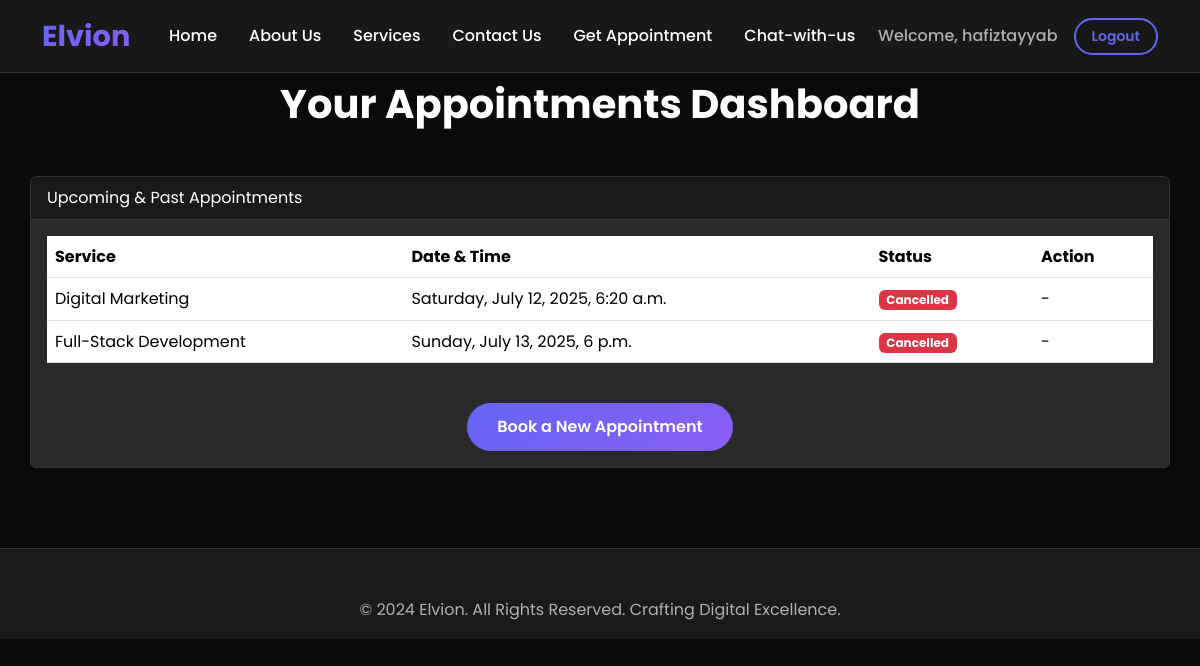
Screenshot of /appointments/dashboard/ (signed in) with the database file from the repository.
### appointments/models.py (models this page shows, shortened)
class Appointment(models.Model):
    user = models.ForeignKey(settings.AUTH_USER_MODEL, on_delete=models.CASCADE)
    time_slot = models.OneToOneField(TimeSlot, on_delete=models.CASCADE)
    service_type = models.CharField(max_length=100)
    notes = models.TextField(blank=True, null=True)
    booked_at = models.DateTimeField(auto_now_add=True)
    STATUS_CHOICES = [
        ('CONFIRMED', 'Confirmed'),
        ('CANCELLED', 'Cancelled'),
        ('COMPLETED', 'Completed'),
    ]
    status = models.CharField(max_length=10, choices=STATUS_CHOICES, default='CONFIRMED')
    class Meta:
        ordering = ['-time_slot__start_time']

class TimeSlot(models.Model):
    start_time = models.DateTimeField(unique=True)
    is_booked = models.BooleanField(default=False)
    class Meta:
        ordering = ['start_time']

### appointments/views.py (the view)
# urls.py: path('dashboard/', views.dashboard_view, name='dashboard'),
@login_required
def dashboard_view(request):
    user_appointments = Appointment.objects.filter(user=request.user).order_by('time_slot__start_time')
    context = {
        'appointments': user_appointments,
        'now': timezone.now()
    }
    return render(request, 'appointments/dashboard.html', context)

### appointments/templates/appointments/dashboard.html (shortened to what this page needs)
{% extends 'base.html' %}
{% load static %}
{% block content %}
<div class="container section">
    <h2 class="section-title">Your Appointments Dashboard</h2>
    <div class="card">
        <div class="card-header">
            Upcoming & Past Appointments
        </div>
        <div class="card-body">
            {% if appointments %}
            <div class="table-responsive">
                <table class="table table-hover">
                    <thead>
                        <tr>
                            <th>Service</th>
                            <th>Date & Time</th>
                            <th>Status</th>
                            <th>Action</th>
                        </tr>
                    </thead>
                    <tbody>
                        {% for appt in appointments %}
                        <tr>
                            <td>{{ appt.service_type }}</td>
                            <td>{{ appt.time_slot.start_time|date:"l, F j, Y, P" }}</td>
                            <td>
                                <span class="badge
                                    {% if appt.status == 'CANCELLED' %}bg-danger{% endif %}
                                    {% if appt.status == 'COMPLETED' %}bg-secondary{% endif %}">
                                    {{ appt.get_status_display }}
                                </span>
                            </td>
                            <td>
                                {% if appt.status == 'CONFIRMED' and appt.time_slot.start_time > now %}
                                <form method="post" action="{% url 'cancel_appointment' appt.id %}" onsubmit="return confirm('Are you sure you want to cancel this appointment?');">
                                    {% csrf_token %}
                                    <button type="submit" class="btn btn-danger btn-sm">Cancel</button>
                                </form>
                                {% else %}
                                -
                                {% endif %}
                            </td>
                        </tr>
                        {% endfor %}
                    </tbody>
                </table>
            </div>
            {% else %}
            <p class="text-center">You have no appointments booked.</p>
            {% endif %}
            <div class="text-center mt-4">
                <a href="{% url 'book_appointment' %}" class="btn btn-primary">Book a New Appointment</a>
            </div>
        </div>
    </div>
</div>
{% endblock %}

### templates/base.html (shortened to what this page needs)
{% load static %}
<!DOCTYPE html>
<html lang="en">
<head>
    <link href="https://cdn.jsdelivr.net/npm/bootstrap@5.3.3/dist/css/bootstrap.min.css" rel="stylesheet">
    <link rel="stylesheet" href="{% static 'css/style.css' %}">
    <link rel="stylesheet" href="https://cdnjs.cloudflare.com/ajax/libs/font-awesome/6.5.2/css/all.min.css">
    <link rel="stylesheet" href="https://cdnjs.cloudflare.com/ajax/libs/font-awesome/6.5.0/css/all.min.css">
    <link href="https://cdnjs.cloudflare.com/ajax/libs/aos/2.3.4/aos.css" rel="stylesheet">
</head>
<body>
    {% if not full_page %}
    <header>
        <nav class="navbar navbar-expand-lg fixed-top">
            <div class="container">
                <a class="navbar-brand" href="{% url 'home' %}">Elvion</a>
                <div class="collapse navbar-collapse" id="navbarNav">
                    <ul class="navbar-nav ms-auto">
                        <li class="nav-item"><a class="nav-link" href="{% url 'home' %}">Home</a></li>
                        <li class="nav-item"><a class="nav-link" href="{% url 'about_us' %}">About Us</a></li>
                        <li class="nav-item"><a class="nav-link" href="{% url 'services' %}">Services</a></li>
                        <li class="nav-item"><a class="nav-link" href="{% url 'contact_us' %}">Contact Us</a></li>
                        <li class="nav-item"><a class="nav-link" href="{% url 'get_appointment_page' %}">Get Appointment</a></li>
                        <li class="nav-item"><a class="nav-link" href="{% url 'chatbot' %}">Chat-with-us</a></li>
                    </ul>
                    <ul class="navbar-nav ms-auto">
                        {% if user.is_authenticated %}
                            <li class="nav-item d-flex align-items-center">
                                <span class="navbar-text me-3">Welcome, {{ user.username }}</span>
                                <form action="{% url 'logout' %}" method="post" class="d-inline">
                                    <button type="submit" class="btn btn-outline-primary btn-sm">Logout</button>
                                </form>
                            </li>
                        {% else %}
                            <li class="nav-item me-2"><a class="nav-link" href="{% url 'login' %}">Login</a></li>
                            <li class="nav-item"><a class="btn btn-primary" href="{% url 'signup' %}">Sign Up</a></li>
                        {% endif %}
                    </ul>
                </div>
            </div>
        </nav>
    </header>
    {% endif %}
    <main class="{% if not full_page %}{% else %}h-100{% endif %}">
        {% block content %}
        {% endblock %}
    </main>
    {% if not full_page %}
    <footer class="bg-dark text-white">
        <div class="container">
            <div class="footer-content">
                <p class="mb-0">© 2024 Elvion. All Rights Reserved. Crafting Digital Excellence.</p>
            </div>
        </div>
    </footer>
    {% endif %}
</body>
</html>

### static/css/style.css (style rules this page uses)
body { font-family: 'Poppins', sans-serif; }
.navbar-brand { font-size: 1.8rem; color: #0d6efd !important; }
.section { padding: 80px 0; }
.section-title { text-align: center; margin-bottom: 50px; font-weight: 600; }

### templates/base.html (style rules this page uses)
:root { --dark-bg: #0a0a0a; --dark-bg-secondary: #1a1a1a; --dark-bg-tertiary: #2a2a2a; --dark-text: #ffffff; --dark-text-secondary: #b0b0b0; --dark-text-muted: #808080; --dark-border: #333333; --primary-color: #6366f1; --secondary-color: #8b5cf6; --accent-color: #06b6d4; }
* { margin: 0; padding: 0; box-sizing: border-box; }
body { font-family: 'Poppins', sans-serif; line-height: 1.6; background-color: var(--dark-bg); color: var(--dark-text); overflow-x: hidden; }
.navbar { background: rgba(26, 26, 26, 0.95); backdrop-filter: blur(10px); border-bottom: 1px solid var(--dark-border); transition: all 0.3s ease; z-index: 1030; }
.navbar-brand { font-size: 1.8rem; font-weight: 700; background: linear-gradient(135deg, var(--primary-color), var(--secondary-color)); -webkit-background-clip: text; -webkit-text-fill-color: transparent; background-clip: text; text-decoration: none; }
.navbar-nav .nav-link { color: var(--dark-text) !important; font-weight: 500; margin: 0 0.5rem; transition: all 0.3s ease; position: relative; }
.navbar-nav .nav-link::after { content: ''; position: absolute; bottom: -5px; left: 0; width: 0; height: 2px; background: linear-gradient(135deg, var(--primary-color), var(--secondary-color)); transition: width 0.3s ease; }
.navbar-text { color: var(--dark-text-secondary) !important; font-weight: 500; }
.btn-primary { background: linear-gradient(135deg, var(--primary-color), var(--secondary-color)); border: none; padding: 12px 30px; border-radius: 50px; font-weight: 600; transition: all 0.3s ease; position: relative; overflow: hidden; }
.btn-outline-primary { border: 2px solid var(--primary-color); color: var(--primary-color); background: transparent; padding: 8px 20px; border-radius: 25px; font-weight: 600; transition: all 0.3s ease; }
.btn-sm { padding: 6px 16px; font-size: 0.875rem; }
.section { padding: 5rem 0; background-color: var(--dark-bg); }
.section-title { font-size: 2.5rem; font-weight: 700; text-align: center; margin-bottom: 3rem; color: var(--dark-text); }
footer { background: var(--dark-bg-secondary); color: var(--dark-text); padding: 3rem 0 1rem; border-top: 1px solid var(--dark-border); }
.footer-content { text-align: center; color: var(--dark-text-secondary); }
.text-white { color: var(--dark-text) !important; }
.bg-dark { background-color: var(--dark-bg-secondary) !important; }
html { scroll-behavior: smooth; }
.card { background-color: var(--dark-bg-tertiary); border: 1px solid var(--dark-border); color: var(--dark-text); }
.card-header { background-color: var(--dark-bg-secondary); border-bottom: 1px solid var(--dark-border); }

### rows the page displays
Appointment: service_type "Digital Marketing", time_slot.start_time "Saturday, July 12, 2025, 6:20 a.m.", status "Cancelled"
Appointment: service_type "Full-Stack Development", time_slot.start_time "Sunday, July 13, 2025, 6 p.m.", status "Cancelled"

### other values shown
{{ user.username }} "hafiztayyab"
